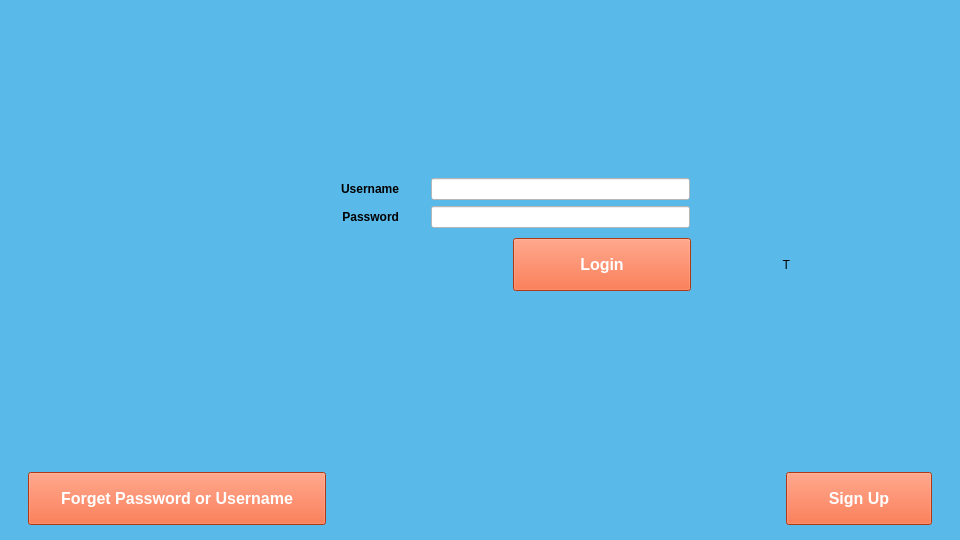
<?xml version="1.0" encoding="UTF-8"?>
<ui version="4.0">
 <class>Form</class>
 <widget class="QWidget" name="Form">
  <property name="geometry">
   <rect>
    <x>0</x>
    <y>0</y>
    <width>960</width>
    <height>540</height>
   </rect>
  </property>
  <property name="windowTitle">
   <string>Form</string>
  </property>
  <property name="styleSheet">
   <string notr="true">background-color:#59BAEA;
/*background-color:#8860D0;*/
</string>
  </property>
  <layout class="QVBoxLayout" name="verticalLayout_2" stretch="20,2,2,2,20,2">
   <item>
    <spacer name="verticalSpacer">
     <property name="orientation">
      <enum>Qt::Vertical</enum>
     </property>
     <property name="sizeHint" stdset="0">
      <size>
       <width>20</width>
       <height>40</height>
      </size>
     </property>
    </spacer>
   </item>
   <item>
    <layout class="QHBoxLayout" name="horizontalLayout" stretch="10,5,1,10,10">
     <item>
      <spacer name="horizontalSpacer_3">
       <property name="orientation">
        <enum>Qt::Horizontal</enum>
       </property>
       <property name="sizeHint" stdset="0">
        <size>
         <width>40</width>
         <height>20</height>
        </size>
       </property>
      </spacer>
     </item>
     <item>
      <widget class="QLabel" name="label">
       <property name="font">
        <font>
         <weight>75</weight>
         <bold>true</bold>
        </font>
       </property>
       <property name="styleSheet">
        <string notr="true"/>
       </property>
       <property name="text">
        <string>Username</string>
       </property>
       <property name="alignment">
        <set>Qt::AlignRight|Qt::AlignTrailing|Qt::AlignVCenter</set>
       </property>
      </widget>
     </item>
     <item>
      <spacer name="horizontalSpacer_2">
       <property name="orientation">
        <enum>Qt::Horizontal</enum>
       </property>
       <property name="sizeHint" stdset="0">
        <size>
         <width>40</width>
         <height>20</height>
        </size>
       </property>
      </spacer>
     </item>
     <item>
      <widget class="QLineEdit" name="le_username">
       <property name="styleSheet">
        <string notr="true">background-color:white;</string>
       </property>
       <property name="maxLength">
        <number>32</number>
       </property>
      </widget>
     </item>
     <item>
      <spacer name="horizontalSpacer_4">
       <property name="orientation">
        <enum>Qt::Horizontal</enum>
       </property>
       <property name="sizeHint" stdset="0">
        <size>
         <width>40</width>
         <height>20</height>
        </size>
       </property>
      </spacer>
     </item>
    </layout>
   </item>
   <item>
    <layout class="QHBoxLayout" name="horizontalLayout_2" stretch="10,5,1,10,10">
     <item>
      <spacer name="horizontalSpacer_8">
       <property name="orientation">
        <enum>Qt::Horizontal</enum>
       </property>
       <property name="sizeHint" stdset="0">
        <size>
         <width>40</width>
         <height>20</height>
        </size>
       </property>
      </spacer>
     </item>
     <item>
      <widget class="QLabel" name="label_2">
       <property name="font">
        <font>
         <weight>75</weight>
         <bold>true</bold>
        </font>
       </property>
       <property name="styleSheet">
        <string notr="true"/>
       </property>
       <property name="text">
        <string>Password</string>
       </property>
       <property name="alignment">
        <set>Qt::AlignRight|Qt::AlignTrailing|Qt::AlignVCenter</set>
       </property>
      </widget>
     </item>
     <item>
      <spacer name="horizontalSpacer_7">
       <property name="orientation">
        <enum>Qt::Horizontal</enum>
       </property>
       <property name="sizeHint" stdset="0">
        <size>
         <width>40</width>
         <height>20</height>
        </size>
       </property>
      </spacer>
     </item>
     <item>
      <widget class="QLineEdit" name="le_password">
       <property name="styleSheet">
        <string notr="true">background-color:white;</string>
       </property>
       <property name="maxLength">
        <number>32</number>
       </property>
      </widget>
     </item>
     <item>
      <spacer name="horizontalSpacer_9">
       <property name="orientation">
        <enum>Qt::Horizontal</enum>
       </property>
       <property name="sizeHint" stdset="0">
        <size>
         <width>40</width>
         <height>20</height>
        </size>
       </property>
      </spacer>
     </item>
    </layout>
   </item>
   <item>
    <layout class="QHBoxLayout" name="horizontalLayout_5" stretch="22,8,3,1,7">
     <item>
      <spacer name="horizontalSpacer_5">
       <property name="orientation">
        <enum>Qt::Horizontal</enum>
       </property>
       <property name="sizeHint" stdset="0">
        <size>
         <width>40</width>
         <height>20</height>
        </size>
       </property>
      </spacer>
     </item>
     <item>
      <widget class="QPushButton" name="pushbt_login">
       <property name="mouseTracking">
        <bool>true</bool>
       </property>
       <property name="toolTip">
        <string/>
       </property>
       <property name="styleSheet">
        <string notr="true">background-color: #f4511e;
color: white;
padding: 16px 32px;
text-align: center;
font-size: 16px;
margin: 4px 2px;
font-weight:bold;</string>
       </property>
       <property name="text">
        <string>Login</string>
       </property>
      </widget>
     </item>
     <item>
      <spacer name="horizontalSpacer_12">
       <property name="orientation">
        <enum>Qt::Horizontal</enum>
       </property>
       <property name="sizeHint" stdset="0">
        <size>
         <width>40</width>
         <height>20</height>
        </size>
       </property>
      </spacer>
     </item>
     <item>
      <widget class="QLabel" name="lb_">
       <property name="text">
        <string>T</string>
       </property>
       <property name="alignment">
        <set>Qt::AlignRight|Qt::AlignTrailing|Qt::AlignVCenter</set>
       </property>
      </widget>
     </item>
     <item>
      <spacer name="horizontalSpacer_6">
       <property name="orientation">
        <enum>Qt::Horizontal</enum>
       </property>
       <property name="sizeHint" stdset="0">
        <size>
         <width>40</width>
         <height>20</height>
        </size>
       </property>
      </spacer>
     </item>
    </layout>
   </item>
   <item>
    <spacer name="verticalSpacer_4">
     <property name="orientation">
      <enum>Qt::Vertical</enum>
     </property>
     <property name="sizeHint" stdset="0">
      <size>
       <width>20</width>
       <height>40</height>
      </size>
     </property>
    </spacer>
   </item>
   <item>
    <layout class="QHBoxLayout" name="horizontalLayout_3" stretch="1,15,30,10,1">
     <item>
      <spacer name="horizontalSpacer_10">
       <property name="orientation">
        <enum>Qt::Horizontal</enum>
       </property>
       <property name="sizeHint" stdset="0">
        <size>
         <width>40</width>
         <height>20</height>
        </size>
       </property>
      </spacer>
     </item>
     <item>
      <widget class="QPushButton" name="pushbt_forget">
       <property name="styleSheet">
        <string notr="true">background-color: #f4511e;
color: white;
padding: 16px 32px;
text-align: center;
font-size: 16px;
margin: 4px 2px;
font-weight:bold;</string>
       </property>
       <property name="text">
        <string>Forget Password or Username</string>
       </property>
      </widget>
     </item>
     <item>
      <spacer name="horizontalSpacer">
       <property name="orientation">
        <enum>Qt::Horizontal</enum>
       </property>
       <property name="sizeHint" stdset="0">
        <size>
         <width>40</width>
         <height>20</height>
        </size>
       </property>
      </spacer>
     </item>
     <item>
      <widget class="QPushButton" name="pushbt_signup">
       <property name="styleSheet">
        <string notr="true">background-color: #f4511e;
color: white;
padding: 16px 32px;
text-align: center;
font-size: 16px;
margin: 4px 2px;
font-weight:bold;</string>
       </property>
       <property name="text">
        <string>Sign Up</string>
       </property>
      </widget>
     </item>
     <item>
      <spacer name="horizontalSpacer_11">
       <property name="orientation">
        <enum>Qt::Horizontal</enum>
       </property>
       <property name="sizeHint" stdset="0">
        <size>
         <width>40</width>
         <height>20</height>
        </size>
       </property>
      </spacer>
     </item>
    </layout>
   </item>
  </layout>
 </widget>
 <resources/>
 <connections/>
</ui>
